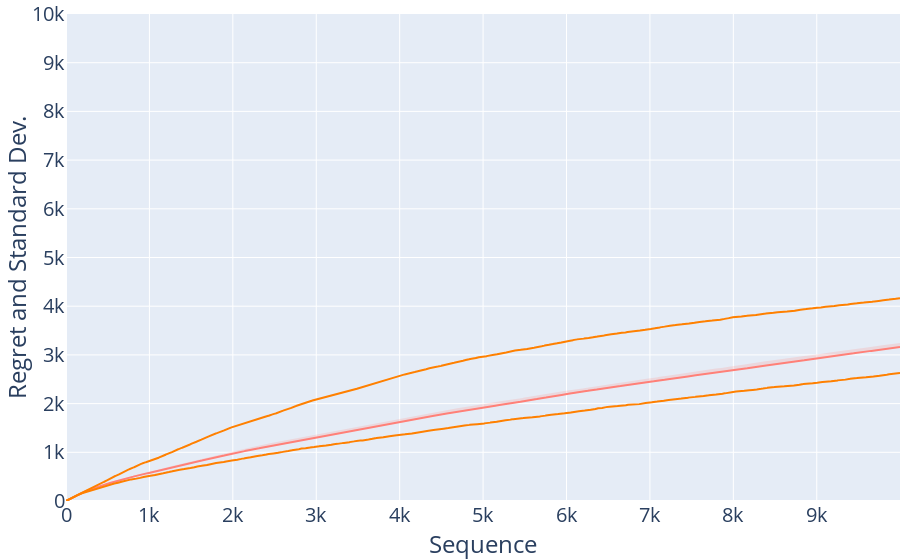

The code cell stored with this chart in its notebook:
### Code cell
n_folds = 10
horizon = 9999

game = 'LE'
context = 'MNIST'


colors = [   [250,0,0], [255,128,0], [255,128,0], [255,128,120],  ] 
labels = [     'randneuralcbpside', 'random', 'random2', 'ineural' ] 


fig = go.Figure( )

final_regrets = []

for color, label in list(zip(colors, labels))[::-1]:

    r,g,b = color

    direct = './results/'
    path = os.path.join(direct, 'case2_{}_{}_{}_{}.pkl.gz'.format(context,horizon,n_folds,label) )
    result = loadall_results2(path, n_folds)
    result = result[1:]
    result = result.astype(np.float32)

    final_regrets.append( result[:,-1] )
    
    regret =  np.mean(result,0) 
    xcoords = np.arange(0,horizon,1).tolist()
    std =  np.std( result , 0 )
    upper_regret = regret + std


    fig.add_trace(go.Scatter(x=xcoords, y=regret, line=dict(color='rgb({},{},{})'.format(r,g,b),  dash=  'solid' ), mode='lines',  name=label,  showlegend=False )) # 
    fig.add_trace(   go.Scatter( x=xcoords+xcoords[::-1], y=upper_regret.tolist()+regret.tolist()[::-1],  fill='toself', fillcolor='rgba({}, {}, {},0.2)'.format(r,g,b), 
                            line=dict(color='rgba(255,255,255,0)'),   hoverinfo="skip",  showlegend=False )   )


    
fig.update_layout(autosize=False,
                  xaxis_title="Sequence", yaxis_title="Regret and Standard Dev.",  margin=go.layout.Margin( l=0,   r=0,   b=0,    t=0, ),   font=dict(size=20,) )
                  #legend= dict(yanchor="top",y=0.98,xanchor="left",x=0.1

# fig.update_yaxes( type="log" )
# fig.write_image("./hard_LE.pdf")

# fig.update_xaxes( type="log" )
# fig.write_image("./hard_LE_log.pdf")

fig.update_layout( yaxis=dict(range=[0, 10000] ) )


fig.show()
#fig.write_image("./cr_{}_{}.pdf".format(task, game) )

# final_regrets = np.array(final_regrets)
# final = [ ( np.argmin(final_regrets[:,i]), i) for i in range(n_folds) ]

### Figure 1 — Plotly figure (JSON) as saved in the notebook; plotly's stock layout.template omitted (floating-point values rounded to 4 significant figures; data arrays with more than 128 entries replaced by an {"elided": "..."} marker saying what was removed)
{"data": [{"line": {"color": "rgb(255,128,120)", "dash": "solid"}, "mode": "lines", "name": "ineural", "showlegend": false, "type": "scatter", "x": {"elided": "9999 int values"}, "y": {"elided": "9999 float values"}}, {"fill": "toself", "fillcolor": "rgba(255, 128, 120,0.2)", "hoverinfo": "skip", "line": {"color": "rgba(255,255,255,0)"}, "showlegend": false, "type": "scatter", "x": {"elided": "19998 int values"}, "y": {"elided": "19998 float values"}}, {"line": {"color": "rgb(255,128,0)", "dash": "solid"}, "mode": "lines", "name": "random2", "showlegend": false, "type": "scatter", "x": {"elided": "9999 int values"}, "y": {"elided": "9999 int values"}}, {"fill": "toself", "fillcolor": "rgba(255, 128, 0,0.2)", "hoverinfo": "skip", "line": {"color": "rgba(255,255,255,0)"}, "showlegend": false, "type": "scatter", "x": {"elided": "19998 int values"}, "y": {"elided": "19998 int values"}}, {"line": {"color": "rgb(255,128,0)", "dash": "solid"}, "mode": "lines", "name": "random", "showlegend": false, "type": "scatter", "x": {"elided": "9999 int values"}, "y": {"elided": "9999 int values"}}, {"fill": "toself", "fillcolor": "rgba(255, 128, 0,0.2)", "hoverinfo": "skip", "line": {"color": "rgba(255,255,255,0)"}, "showlegend": false, "type": "scatter", "x": {"elided": "19998 int values"}, "y": {"elided": "19998 int values"}}, {"line": {"color": "rgb(250,0,0)", "dash": "solid"}, "mode": "lines", "name": "randneuralcbpside", "showlegend": false, "type": "scatter", "x": {"elided": "9999 int values"}, "y": {"elided": "9999 null values"}}, {"fill": "toself", "fillcolor": "rgba(250, 0, 0,0.2)", "hoverinfo": "skip", "line": {"color": "rgba(255,255,255,0)"}, "showlegend": false, "type": "scatter", "x": {"elided": "19998 int values"}, "y": {"elided": "19998 null values"}}], "layout": {"autosize": false, "font": {"size": 20}, "margin": {"b": 0, "l": 0, "r": 0, "t": 0}, "xaxis": {"title": {"text": "Sequence"}}, "yaxis": {"range": [0, 10000], "title": {"text": "Regret and Standard Dev."}}}}
